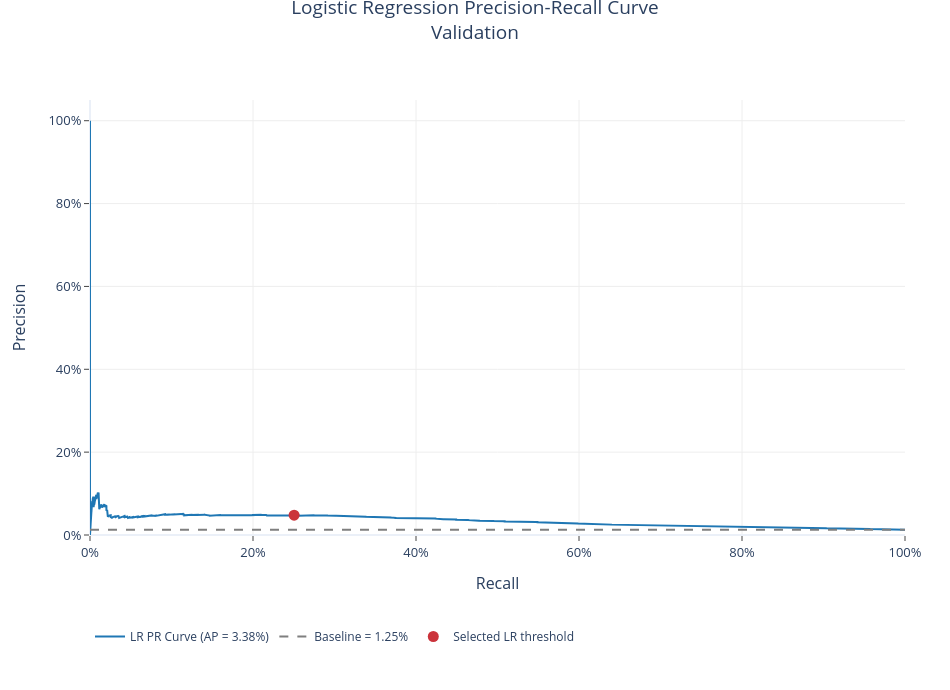

Notebook code cell kept with this figure:
### Markdown cell above
### 10.3 Looking at the Tradeoff HR Would Face

The **precision-recall curve** is especially relevant when exits are rare. It shows how the list's exit share changes as the model captures more exit cases. The horizontal line is the untargeted reference, and the marked point is the cutoff selected on validation. This makes the capture-versus-workload tradeoff visible.

### Code cell
# Show validation precision as more attrition cases are included.
import plotly.graph_objects as go

lr_precision_curve, lr_recall_curve, _ = precision_recall_curve(
    y_valid, lr_valid_prob
)
lr_valid_ap = average_precision_score(y_valid, lr_valid_prob)
lr_validation_baseline = y_valid.mean()

lr_pr_fig = go.Figure()
lr_pr_fig.add_trace(go.Scatter(
    x=lr_recall_curve,
    y=lr_precision_curve,
    mode="lines",
    name=f"LR PR Curve (AP = {lr_valid_ap:.2%})",
    line=dict(color="#1f77b4", width=2),
    hovertemplate="Recall: %{x:.2%}<br>Precision: %{y:.2%}<extra>Logistic Regression</extra>",
))
lr_pr_fig.add_trace(go.Scatter(
    x=[0, 1],
    y=[lr_validation_baseline, lr_validation_baseline],
    mode="lines",
    name=f"Baseline = {lr_validation_baseline:.2%}",
    line=dict(color="#7f7f7f", dash="dash", width=2),
    hovertemplate="Workforce exit rate: %{y:.2%}<extra>Untargeted baseline</extra>",
))
lr_pr_fig.add_trace(go.Scatter(
    x=[lr_valid_metrics["recall"]],
    y=[lr_valid_metrics["precision"]],
    mode="markers",
    name="Selected LR threshold",
    marker=dict(color="#CB333B", size=11),
    customdata=[[lr_valid_metrics["threshold"], lr_valid_metrics["flagged_rate"]]],
    hovertemplate=(
        "Recall: %{x:.2%}<br>Precision: %{y:.2%}"
        "<br>LR cutoff: %{customdata[0]:.3f}"
        "<br>Workforce flagged: %{customdata[1]:.2%}<extra>Selected LR threshold</extra>"
    ),
))
lr_pr_fig.update_layout(
    title=dict(text="Logistic Regression Precision-Recall Curve<br>Validation",
               x=0.5, y=0.98, xanchor="center", yanchor="top", font=dict(size=19)),
    template="plotly_white",
    width=950,
    height=690,
    font=dict(size=13),
    margin=dict(l=90, r=45, t=100, b=155),
    # Keep the legend below the x-axis, away from the two-line title.
    legend=dict(orientation="h", x=0, y=-0.20, xanchor="left",
                yanchor="top", font=dict(size=12)),
    hovermode="closest",
    xaxis=dict(title="Recall", tickformat=".0%", range=[0, 1], gridcolor="#eeeeee",
               automargin=True, title_standoff=18, ticks="outside", ticklen=5),
    yaxis=dict(title="Precision", tickformat=".0%", range=[0, 1.05], gridcolor="#eeeeee",
               automargin=True, title_standoff=18, ticks="outside", ticklen=5),
)
lr_pr_fig.show()

### Figure 1 — Plotly figure (JSON) as saved in the notebook; plotly's stock layout.template omitted (floating-point values rounded to 4 significant figures; data arrays with more than 128 entries replaced by an {"elided": "..."} marker saying what was removed)
{"data": [{"hovertemplate": "Recall: %{x:.2%}<br>Precision: %{y:.2%}<extra>Logistic Regression</extra>", "line": {"color": "#1f77b4", "width": 2}, "mode": "lines", "name": "LR PR Curve (AP = 3.38%)", "type": "scatter", "x": {"elided": "88714 float values"}, "y": {"elided": "88714 float values"}}, {"hovertemplate": "Workforce exit rate: %{y:.2%}<extra>Untargeted baseline</extra>", "line": {"color": "#7f7f7f", "dash": "dash", "width": 2}, "mode": "lines", "name": "Baseline = 1.25%", "type": "scatter", "x": [0, 1], "y": [0.01253, 0.01253]}, {"customdata": [[0.2032, 0.06553]], "hovertemplate": "Recall: %{x:.2%}<br>Precision: %{y:.2%}<br>LR cutoff: %{customdata[0]:.3f}<br>Workforce flagged: %{customdata[1]:.2%}<extra>Selected LR threshold</extra>", "marker": {"color": "#CB333B", "size": 11}, "mode": "markers", "name": "Selected LR threshold", "type": "scatter", "x": [0.2504], "y": [0.04787]}], "layout": {"font": {"size": 13}, "height": 690, "hovermode": "closest", "legend": {"font": {"size": 12}, "orientation": "h", "x": 0, "xanchor": "left", "y": -0.2, "yanchor": "top"}, "margin": {"b": 155, "l": 90, "r": 45, "t": 100}, "title": {"font": {"size": 19}, "text": "Logistic Regression Precision-Recall Curve<br>Validation", "x": 0.5, "xanchor": "center", "y": 0.98, "yanchor": "top"}, "width": 950, "xaxis": {"automargin": true, "gridcolor": "#eeeeee", "range": [0, 1], "tickformat": ".0%", "ticklen": 5, "ticks": "outside", "title": {"standoff": 18, "text": "Recall"}}, "yaxis": {"automargin": true, "gridcolor": "#eeeeee", "range": [0, 1.05], "tickformat": ".0%", "ticklen": 5, "ticks": "outside", "title": {"standoff": 18, "text": "Precision"}}}}
